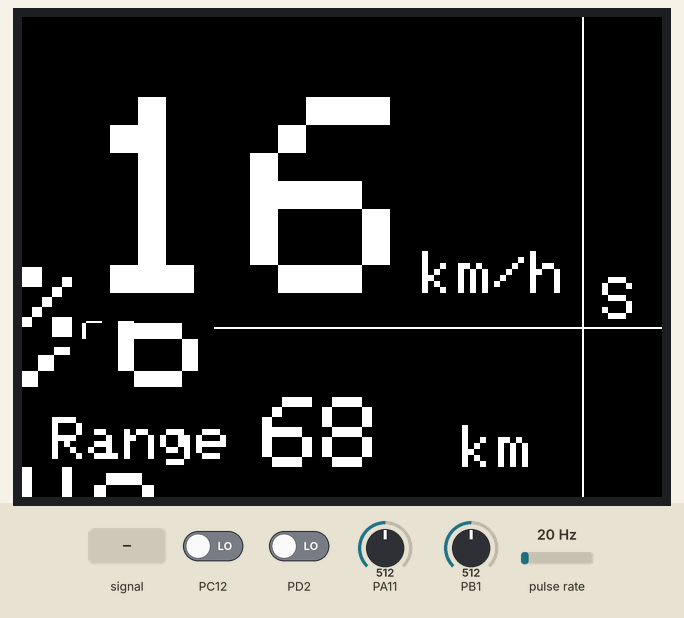
Bench run of a sketch on a simulated STM32 Nucleo. On the bench: 320×240 colour display. Wiring (inferred from the names in the program): pulse sensor: data A2. Inputs (shaded band) come from the test bench; at power-on: PC12 LOW, PB1 = 512, pulse rate 20 Hz, PA11 = 512, PD2 LOW.

Above: at 1.4 s.
1.5 s: PC12 driven HIGH
At 3.2 s:
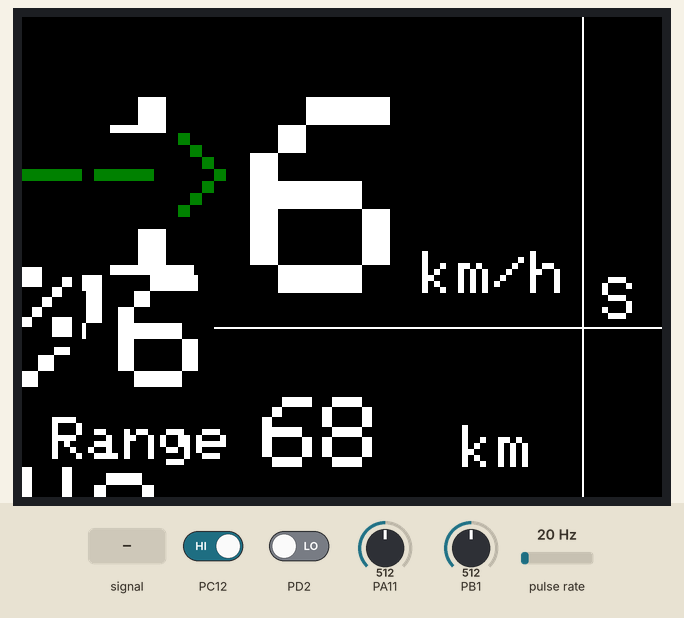
4.5 s: PB1 fed a 200 Hz sine of ±81 counts around its level
At 4.82 s:
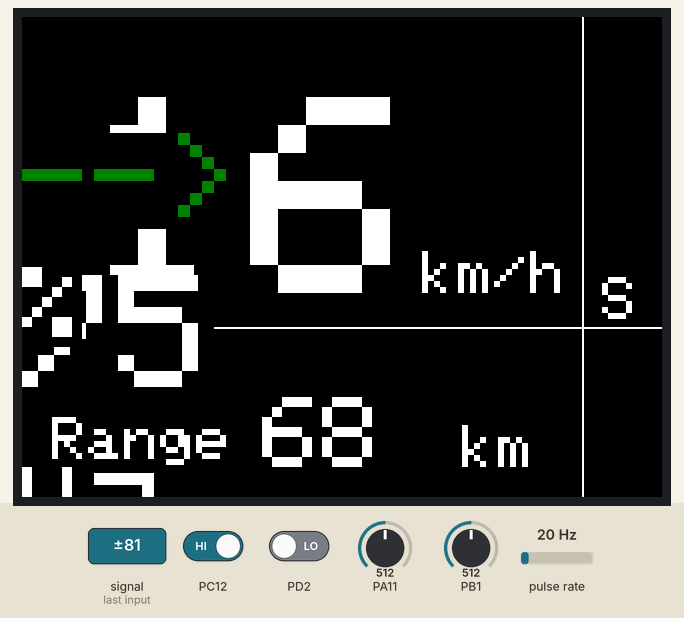
6.1 s: PB1 set to 716
At 6.4 s:
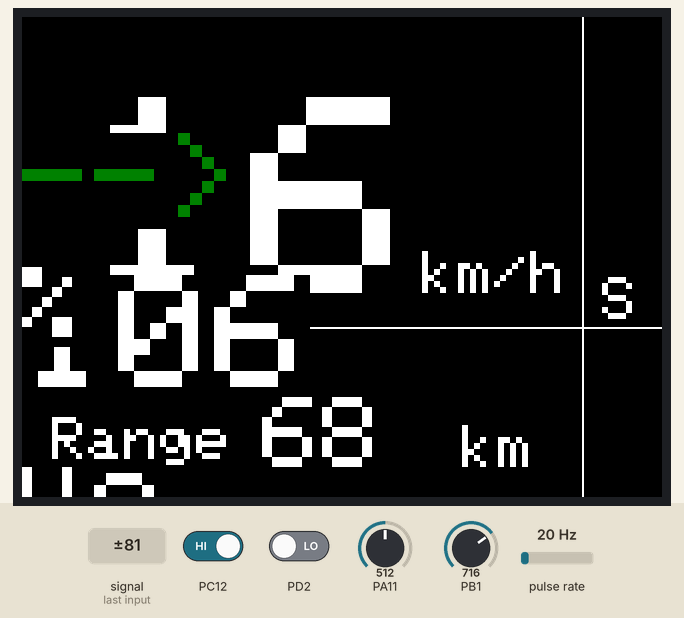
7.6 s: pulse rate (sensor on A2) set to 4 Hz
At 9.53 s:
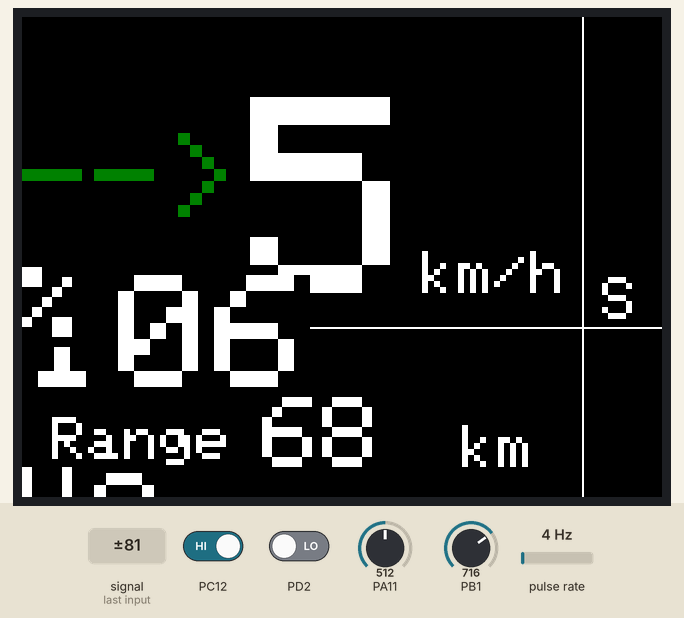
10.0 s: PB1 fed a 2 Hz sine of ±306 counts around its level
At 10.37 s:
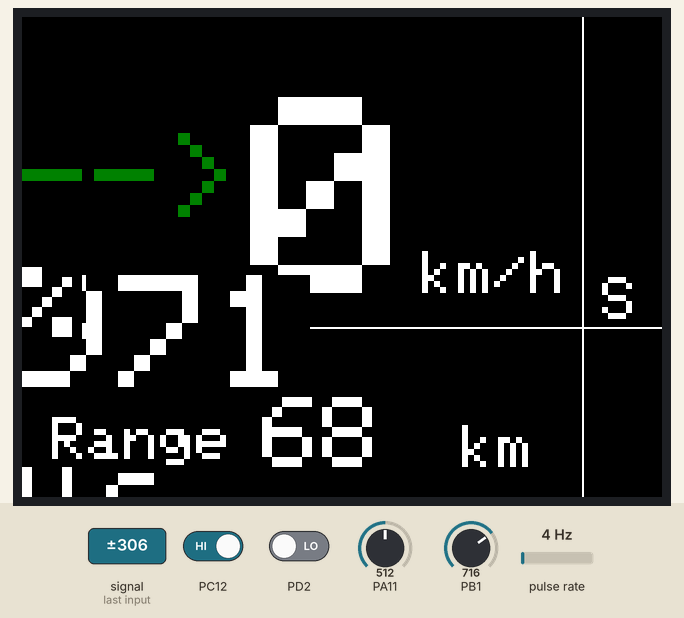
11.5 s: pulse rate (sensor on A2) set to 50 Hz
At 12.9 s:
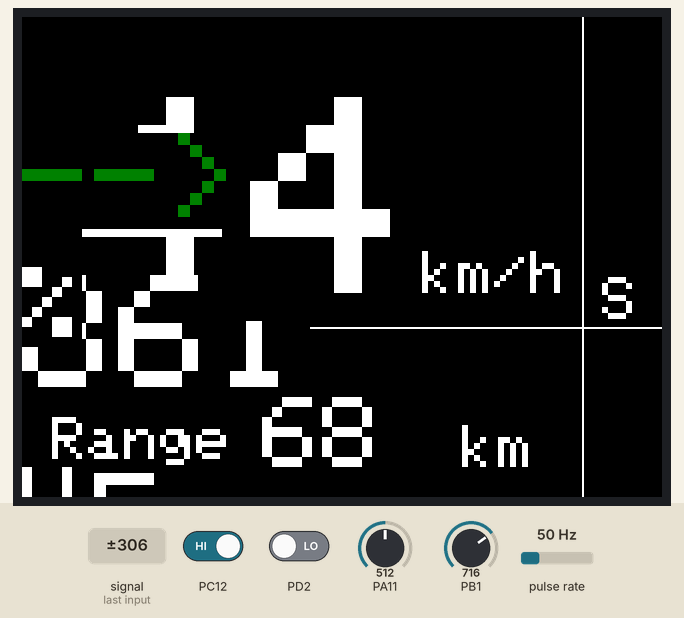

The sketch:

dashboard.ino
```cpp
#include <UTFTGLUE.h>
UTFTGLUE myGLCD(0, A2, A1, A3, A4, A0);

const int HALLSEN_A = 18;
volatile long encoderValue = 0;
int interval = 1000;
long previousMillis = 0;
long currentMillis = 0;
int rpm = 0;
boolean measureRpm = false;

float Analog, Sum, Average;

float Analog1, Sum1, Average1;

float Analog2, Sum2;
int Average2;

void EncoderInit() {
  attachInterrupt(digitalPinToInterrupt(HALLSEN_A), updateEncoder, RISING);
}

void updateEncoder() {
  encoderValue++;
}

void setup() {
  myGLCD.InitLCD();
  myGLCD.fillScreen(VGA_BLACK);
  myGLCD.drawFastHLine(0, 155, 480, VGA_WHITE);
  myGLCD.drawFastVLine(280, 0, 320, VGA_WHITE);

  EncoderInit();
  encoderValue = 0;
  previousMillis = millis();
}

void loop() {

  currentMillis = millis();
  if (currentMillis - previousMillis > interval) {

    encoderValue = encoderValue / 6;

    rpm = ((encoderValue / (float)interval) * 60000.0);

    int speed = rpm * 0.0933;

    if(speed > 99)
    {
      speed = 0;
    }

    myGLCD.setColor(VGA_WHITE);
    myGLCD.setTextSize(14);
    myGLCD.printNumI(speed, 30, 40);
    myGLCD.setTextSize(3);
    myGLCD.print("km/h", 200, 117);

    encoderValue = 0;
    previousMillis = currentMillis;
  }


Sum = 0;

for (int i = 0; i < 500; i++)
{
  Analog = map(analogRead(A11),530,910,48,58);

  Sum = Sum + Analog;

}

  Average = (Sum/500);

  myGLCD.setColor(VGA_WHITE);
  myGLCD.setTextSize(6);
  myGLCD.printNumI(Average,330, 180);
  myGLCD.setTextSize(5);
  myGLCD.print("V", 420, 185);

  myGLCD.setColor(VGA_WHITE);
  myGLCD.setTextSize(3);
  myGLCD.print("Range", 15, 200);
  myGLCD.setTextSize(5);
  myGLCD.print("68", 120, 190);
  myGLCD.setTextSize(3);
  myGLCD.print("km", 220, 204);


  myGLCD.setColor(VGA_WHITE);
  myGLCD.setTextSize(3);
  myGLCD.print("ODO", 15, 280);
  myGLCD.setTextSize(4);
  myGLCD.print("0002", 80, 275);
  myGLCD.setTextSize(3);
  myGLCD.print("km", 190, 280);


Sum1 = 0;

for (int i = 0; i < 500; i++)
{
  Analog1 = map(analogRead(A11),0,670,0,100);

  Sum1 = Sum1 + Analog1;

}

Average1 = (Sum1/500);

if(Average1 < 1)
{
  Average1 = 0;
}


  myGLCD.setColor(VGA_WHITE);
  myGLCD.setTextSize(3);
  myGLCD.print("SOC", 290, 130);
  myGLCD.setTextSize(8);
  myGLCD.printNumI(Average1,350, 65);
  myGLCD.setTextSize(5);
  myGLCD.print("%", 450, 85);


  myGLCD.setColor(VGA_BLACK);
  myGLCD.setTextSize(6);
  myGLCD.printNumI(Average2,310, 250);


Sum2 = 0;
Average2 = 0;

for (int i = 0; i < 50; i++)
{
  Analog2 = map(analogRead(A6),10,1023,0,200);
  Sum2 = Sum2 + Analog2;
}
Average2 = (Sum2/50);

if(Average2 < 0)
{
  Average2 = 0;
}
if(Average2 > 200)
{
  Average2 = 200;
}
  myGLCD.setColor(VGA_WHITE);
  myGLCD.setTextSize(6);
  myGLCD.printNumI(Average2,310, 250);
  myGLCD.setTextSize(5);
  myGLCD.print("A", 430, 255);


  if (digitalRead(44) == HIGH) {
    myGLCD.setColor(VGA_GREEN);
    myGLCD.setTextSize(6);
    myGLCD.print("-->", 360, 10);
  } else if (digitalRead(48) == HIGH) {
    myGLCD.setColor(VGA_GREEN);
    myGLCD.setTextSize(6);
    myGLCD.print("<--", 360, 10);
  } else {
    myGLCD.setColor(VGA_BLACK);
    myGLCD.setTextSize(6);
    myGLCD.print("-->", 360, 10);
    myGLCD.setColor(VGA_BLACK);
    myGLCD.setTextSize(6);
    myGLCD.print("<--", 360, 10);
  }
}
```

UTFTGLUE.h
```cpp
/*
 * utftglue.h   @@@@@@@@@@@@@@@@@@@@@@@@ LIBRARY @@@@@@@@@@@@@@@@@@@@@@@@@
 *
 * Created: 12/05/2019 14:25:06
 *  Author: David Prentice
 *
 *  1. replace "UTFT.h" with "UTFTGLUE.h"
 *  2. replace UTFT constructor with UTFTGLUE(model_ID, 0,0,0,0,0)
 *  3. remove smallFont, BigFont, SeveSegNumFont declarations
 *  4. UTFTGLUE uses FreeFonts or NULL (System 5x7)
 *
 *  5. knows FreeSmallFont, FreeBigFont and FreeSevenSegNumFont
 *  6. any other Fonts just need to #include "FreeOtherXXX.h"
 *  7. #define OtherXXX &FreeOtherXXX
 */

#warning   @@@@@@@@@@@@@@@@@@@@@@@@@ <UTFTGLUE.h> @@@@@@@@@@@@@@@@@@@@@@@@@@

#ifndef UTFTGLUE_H_
#define UTFTGLUE_H_

#define LEFT 0
#define RIGHT 9999
#define CENTER 9998

#define PORTRAIT 0
#define LANDSCAPE 1

#include <MCUFRIEND_kbv.h>

#include <Adafruit_GFX.h>
#if defined(__arm__) && !defined(TEENSYDUINO)
#include <avr/dtostrf.h>
#endif

#include <FreeDefaultFonts.h>
#define SmallFont &FreeSmallFont
#define BigFont   &FreeBigFont
#define SevenSegNumFont &FreeSevenSegNumFont

class UTFTGLUE : public MCUFRIEND_kbv
{
    public:
//  UTFTGLUE() : MCUFRIEND_kbv() {}
    UTFTGLUE(int model_ID, int RS, int WR,int CS, int RST, int RD = A0)
             : MCUFRIEND_kbv(CS, RS, WR, RD, RST) { _model_ID = model_ID; }
    void InitLCD(byte orientation=LANDSCAPE) {
        MCUFRIEND_kbv::reset();
        uint16_t ID = MCUFRIEND_kbv::readID();
//       if (ID == 0) ID = 0x9341;        //DealExtreme with EXTC=0
//       if (ID == 0x8989) ID = 0x1289;
//       if (ID == 0xD3D3) ID = 0x9481;   //write-only controller
//       if (ID == 0xD3D3) ID = 0x9486;   //write-only controller
         if (ID == 0xD3D3) ID = 0x9090;   //write-only controller HX8357-D
//         if (ID == 0x9327 && orientation == LANDSCAPE) orientation = 3;
        MCUFRIEND_kbv::begin(ID);
        MCUFRIEND_kbv::setRotation(_orient = orientation);
        _radius = 4;
    }
    void clrScr() { MCUFRIEND_kbv::fillScreen(0x0000);}
    void drawPixel(int x, int y) { MCUFRIEND_kbv::drawPixel(x, y, _fcolor);}
    void drawLine(int x1, int y1, int x2, int y2) { MCUFRIEND_kbv::drawLine(x1, y1, x2, y2, _fcolor);}
    void fillScr(uint16_t color) { MCUFRIEND_kbv::fillScreen(color);}
    void fillScr(byte r, byte g, byte b) { MCUFRIEND_kbv::fillScreen(setrgb(r, g, b));}
    void drawRect(int x1, int y1, int x2, int y2) {
        int w = x2 - x1 + 1, h = y2 - y1 + 1;
        if (w < 0) { x1 = x2; w = -w; }
        if (h < 0) { y1 = y2; h = -h; }
        MCUFRIEND_kbv::drawRect(x1, y1, w, h, _fcolor);
    }
    void drawRoundRect(int x1, int y1, int x2, int y2) {
        int w = x2 - x1 + 1, h = y2 - y1 + 1;
        if (w < 0) { x1 = x2; w = -w; }
        if (h < 0) { y1 = y2; h = -h; }
        MCUFRIEND_kbv::drawRoundRect(x1, y1, w, h, _radius, _fcolor);
    }
    void fillRect(int x1, int y1, int x2, int y2) {
        int w = x2 - x1 + 1, h = y2 - y1 + 1;
        if (w < 0) { x1 = x2; w = -w; }
        if (h < 0) { y1 = y2; h = -h; }
        MCUFRIEND_kbv::fillRect(x1, y1, w, h, _fcolor);
    }
    void fillRoundRect(int x1, int y1, int x2, int y2) {
        int w = x2 - x1 + 1, h = y2 - y1 + 1;
        if (w < 0) { x1 = x2; w = -w; }
        if (h < 0) { y1 = y2; h = -h; }
        MCUFRIEND_kbv::fillRoundRect(x1, y1, w, h, _radius, _fcolor);
    }
    void drawCircle(int x, int y, int radius) { MCUFRIEND_kbv::drawCircle(x, y, radius, _fcolor);}
    void fillCircle(int x, int y, int radius) { MCUFRIEND_kbv::fillCircle(x, y, radius, _fcolor);}
    void setColor(byte r, byte g, byte b)  { setColor(setrgb(r, g, b));}
    void setColor(uint16_t c)  { MCUFRIEND_kbv::setTextColor(_fcolor = c, _bcolor); }
    void setBackColor(byte r, byte g, byte b)  { setBackColor(setrgb(r, g, b)); }
    void setBackColor(uint32_t c)  {
        if (c == 0xFFFFFFFF) _bcolor = _fcolor;
        else _bcolor = c;
        MCUFRIEND_kbv::setTextColor(_fcolor, _bcolor);
    }
    void print(const char *st, int x, int y, int deg=0)  {
        settextcursor((char*)st, x, y); MCUFRIEND_kbv::print(st);}
    void print(char *st, int x, int y, int deg=0)  {
        settextcursor(st, x, y); MCUFRIEND_kbv::print(st);}
    void print(String st, int x, int y, int deg=0) {
        settextcursor((char*)(st.c_str()), x, y); MCUFRIEND_kbv::print(st);}
    void printNumI(long num, int x, int y, int length=2, char filler=' ') {
        printNumF(num, 0, x, y, '.', length, filler);
    }
    void printNumF(double num, byte dec, int x, int y, char divider='.', int length=0, char filler=' ') {
        char buf[20];
        dtostrf(num, length, dec, buf);
        for (int i = 0; buf[i] == ' '; i++) buf[i] = filler;
        settextcursor(buf, x, y, length * _dig_wid * MCUFRIEND_kbv::textsize_x);
        MCUFRIEND_kbv::print(buf);
    }
    void setTextSize(int sz) { MCUFRIEND_kbv::setTextSize(gfxFont == NULL ? sz : 1); } // ####### GFX ########
    void setFont(const GFXfont* font) {
        MCUFRIEND_kbv::setFont(font);
        _ascend = 8;
        _descend = 1;
        _dig_wid = 6;
        if (font != NULL) {
            int16_t x = 0, y = 0, x1, y1 = 0, x2, y2 = 0;
            MCUFRIEND_kbv::setTextSize(1);
            charBounds('0', &x, &y, &x1, &y1, &x2, &y2);
            _ascend = y2 - y1;    //yAdvance
            _dig_wid = x;   //xAdvance
        }
    }
    void drawBitmap(int x, int y, int sx, int sy, const uint16_t *data, int scale=1) {
        uint16_t color;
        MCUFRIEND_kbv::setAddrWindow(x, y, x + sx*scale - 1, y + sy*scale - 1);
        if (scale == 1) MCUFRIEND_kbv::pushColors((const uint8_t*)data, sx * sy, 1);
        else {
            for (int row = 0; row < sy; row++) {
                for (int col = 0; col < sx; col++) {
                    color = pgm_read_word(data + (row*sx + col)*1);
                    MCUFRIEND_kbv::fillRect(x+col*scale, y+row*scale, scale, scale, color);
                }
            }
        }
    }
//  void drawBitmap(int x, int y, int sx, int sy, bitmapdatatype data, int deg, int rox, int roy);
//  void lcdOff();
//  void lcdOn();
    void setContrast(char c) {}
    int  getDisplayXSize() { return MCUFRIEND_kbv::width(); }
    int  getDisplayYSize() { return MCUFRIEND_kbv::height(); }
	void	setBrightness(byte br) {}
//  void LCD_Write_DATA(char VH,char VL);
//  void dispBitmap(File inFile);
    uint8_t _ascend, _descend, _dig_wid;
    uint16_t _model_ID;

    protected:
    uint16_t _fcolor;
    uint16_t _bcolor;
//    uint8_t _ascend, _descend, _dig_wid;
    uint8_t _radius;
    uint8_t _orient;
    void settextcursor(char *st, int x, int y, int pad = 0) {
        int16_t pos, x1, y1;
        uint16_t len, w, h;
        bool is_gfx = (MCUFRIEND_kbv::gfxFont != NULL);
        getTextBounds(st, 0, 0, &x1, &y1, &w, &h);   //always
        len = x1 + w + 0;    // assumes the final right padding = 1.
        if (pad >= len) pad = pad - len;
        pos = (MCUFRIEND_kbv::width() - len - pad);
        if (x == CENTER) x = pos/2;
        else if (x == RIGHT) x = pos - 1;
        if (is_gfx) {    //only GFX fonts need to paint background
            h = _ascend + _descend; //pgm_read_byte(&gfxFont->yAdvance);
            if (_fcolor != _bcolor) MCUFRIEND_kbv::fillRect(x, y, len + pad + 1, h, _bcolor);
            y += h;
        }
        MCUFRIEND_kbv::setCursor(x + pad, y);
    }
    uint16_t setrgb(byte r, byte g, byte b)  { return ((r&0xF8) << 8) | ((g&0xFC) << 3) | (b>>3);}
};

#define VGA_BLACK       0x0000
#define VGA_WHITE       0xFFFF
#define VGA_RED         0xF800
#define VGA_GREEN       0x0400
#define VGA_BLUE        0x001F
#define VGA_SILVER      0xC618
#define VGA_GRAY        0x8410
#define VGA_MAROON      0x8000
#define VGA_YELLOW      0xFFE0
#define VGA_OLIVE       0x8400
#define VGA_LIME        0x07E0
#define VGA_AQUA        0x07FF
#define VGA_TEAL        0x0410
#define VGA_NAVY        0x0010
#define VGA_FUCHSIA     0xF81F
#define VGA_PURPLE      0x8010
#define VGA_TRANSPARENT 0xFFFFFFFF

#endif /* UTFTGLUE_H_ */
```

Source omitted: DefaultFonts.h (data table, 29045 bytes)

Measured:
- after the input at 1.5 s, the display: changes after 0.14 s (image 1)
- after the input at 4.5 s, the display: first differs from a run without the input after 0.11 s (image 2 shows a later state)
- what the display in image 1 shows lasts 0.9 s, from 2.5 s to 3.4 s
